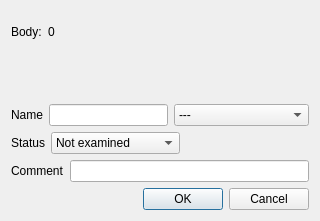
<?xml version="1.0" encoding="UTF-8"?>
<ui version="4.0">
 <class>ZFlyEmBodyAnnotationDialog</class>
 <widget class="QDialog" name="ZFlyEmBodyAnnotationDialog">
  <property name="geometry">
   <rect>
    <x>0</x>
    <y>0</y>
    <width>320</width>
    <height>221</height>
   </rect>
  </property>
  <property name="windowTitle">
   <string>Body Annotation</string>
  </property>
  <layout class="QVBoxLayout" name="verticalLayout">
   <item>
    <layout class="QHBoxLayout" name="horizontalLayout_3">
     <item>
      <widget class="QLabel" name="label">
       <property name="text">
        <string>Body:</string>
       </property>
      </widget>
     </item>
     <item>
      <widget class="QLabel" name="bodyIdLabel">
       <property name="text">
        <string>0</string>
       </property>
      </widget>
     </item>
     <item>
      <spacer name="horizontalSpacer">
       <property name="orientation">
        <enum>Qt::Horizontal</enum>
       </property>
       <property name="sizeHint" stdset="0">
        <size>
         <width>40</width>
         <height>20</height>
        </size>
       </property>
      </spacer>
     </item>
    </layout>
   </item>
   <item>
    <widget class="QLabel" name="userLabel">
     <property name="text">
      <string/>
     </property>
    </widget>
   </item>
   <item>
    <layout class="QHBoxLayout" name="horizontalLayout">
     <item>
      <widget class="QLabel" name="label_5">
       <property name="text">
        <string>Name</string>
       </property>
      </widget>
     </item>
     <item>
      <widget class="QLineEdit" name="nameLineEdit"/>
     </item>
     <item>
      <widget class="QComboBox" name="nameComboBox">
       <item>
        <property name="text">
         <string>---</string>
        </property>
       </item>
       <item>
        <property name="text">
         <string>KC-any</string>
        </property>
       </item>
       <item>
        <property name="text">
         <string>KC-c</string>
        </property>
       </item>
       <item>
        <property name="text">
         <string>KC-s</string>
        </property>
       </item>
       <item>
        <property name="text">
         <string>KC-p</string>
        </property>
       </item>
       <item>
        <property name="text">
         <string>KC-alpha prime</string>
        </property>
       </item>
       <item>
        <property name="text">
         <string>Others-alpha prime</string>
        </property>
       </item>
       <item>
        <property name="text">
         <string>Others-orphan</string>
        </property>
       </item>
       <item>
        <property name="text">
         <string>Others</string>
        </property>
       </item>
       <item>
        <property name="text">
         <string>Irrelevant</string>
        </property>
       </item>
      </widget>
     </item>
    </layout>
   </item>
   <item>
    <layout class="QHBoxLayout" name="horizontalLayout_2">
     <item>
      <widget class="QLabel" name="statusLabel">
       <property name="sizePolicy">
        <sizepolicy hsizetype="Maximum" vsizetype="Preferred">
         <horstretch>0</horstretch>
         <verstretch>0</verstretch>
        </sizepolicy>
       </property>
       <property name="text">
        <string>Status</string>
       </property>
      </widget>
     </item>
     <item>
      <widget class="QComboBox" name="statusComboBox">
       <property name="sizePolicy">
        <sizepolicy hsizetype="MinimumExpanding" vsizetype="Fixed">
         <horstretch>0</horstretch>
         <verstretch>0</verstretch>
        </sizepolicy>
       </property>
       <item>
        <property name="text">
         <string>Not examined</string>
        </property>
       </item>
       <item>
        <property name="text">
         <string>Traced</string>
        </property>
       </item>
       <item>
        <property name="text">
         <string>Partially Traced</string>
        </property>
       </item>
       <item>
        <property name="text">
         <string>Orphan</string>
        </property>
       </item>
       <item>
        <property name="text">
         <string>Hard to trace</string>
        </property>
       </item>
      </widget>
     </item>
     <item>
      <spacer name="horizontalSpacer_2">
       <property name="orientation">
        <enum>Qt::Horizontal</enum>
       </property>
       <property name="sizeHint" stdset="0">
        <size>
         <width>40</width>
         <height>20</height>
        </size>
       </property>
      </spacer>
     </item>
    </layout>
   </item>
   <item>
    <layout class="QHBoxLayout" name="horizontalLayout_4">
     <item>
      <widget class="QLabel" name="label_4">
       <property name="text">
        <string>Comment</string>
       </property>
      </widget>
     </item>
     <item>
      <widget class="QLineEdit" name="commentLineEdit"/>
     </item>
    </layout>
   </item>
   <item>
    <widget class="QDialogButtonBox" name="buttonBox">
     <property name="orientation">
      <enum>Qt::Horizontal</enum>
     </property>
     <property name="standardButtons">
      <set>QDialogButtonBox::Cancel|QDialogButtonBox::Ok</set>
     </property>
    </widget>
   </item>
  </layout>
 </widget>
 <resources/>
 <connections>
  <connection>
   <sender>buttonBox</sender>
   <signal>accepted()</signal>
   <receiver>ZFlyEmBodyAnnotationDialog</receiver>
   <slot>accept()</slot>
   <hints>
    <hint type="sourcelabel">
     <x>248</x>
     <y>254</y>
    </hint>
    <hint type="destinationlabel">
     <x>157</x>
     <y>274</y>
    </hint>
   </hints>
  </connection>
  <connection>
   <sender>buttonBox</sender>
   <signal>rejected()</signal>
   <receiver>ZFlyEmBodyAnnotationDialog</receiver>
   <slot>reject()</slot>
   <hints>
    <hint type="sourcelabel">
     <x>316</x>
     <y>260</y>
    </hint>
    <hint type="destinationlabel">
     <x>286</x>
     <y>274</y>
    </hint>
   </hints>
  </connection>
 </connections>
</ui>
